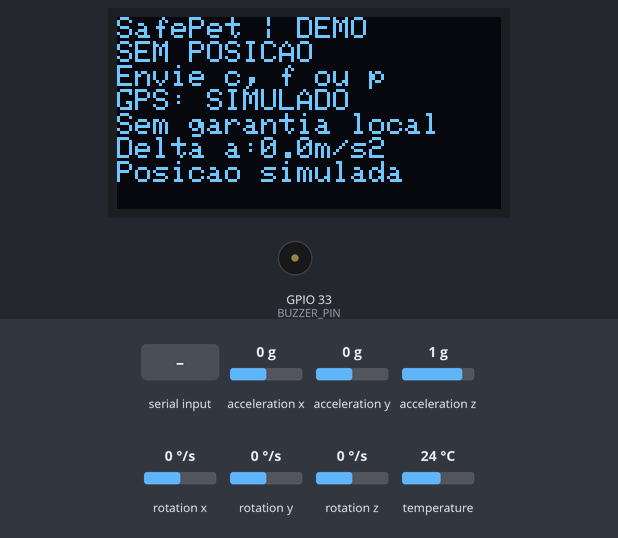
The sketch below on a simulated ESP32. Parts: 128×64 one-colour display, buzzer (waves = sounding). The test bench sets the inputs (shaded band); at power-on: acceleration x 0 g, acceleration y 0 g, acceleration z 1 g, rotation x 0 °/s, rotation y 0 °/s, rotation z 0 °/s, temperature 24 °C. What the sketch prints to the serial monitor is not drawn.

Above: at 1.2 s.
1.3 s: "f\n" received over Serial
At 1.74 s:
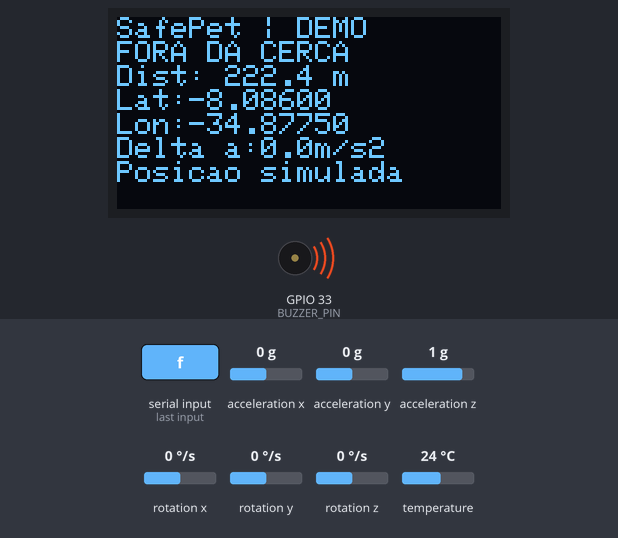
3.6 s: "c\n" received over Serial
At 4.4 s:
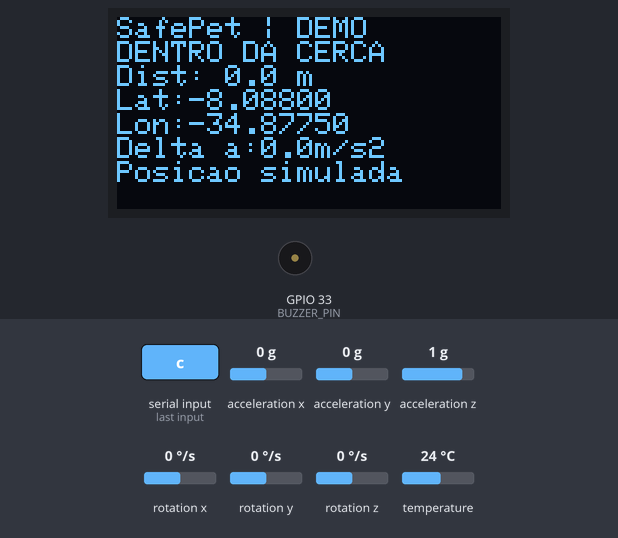
5.2 s: "s\n" received over Serial
At 5.6 s:
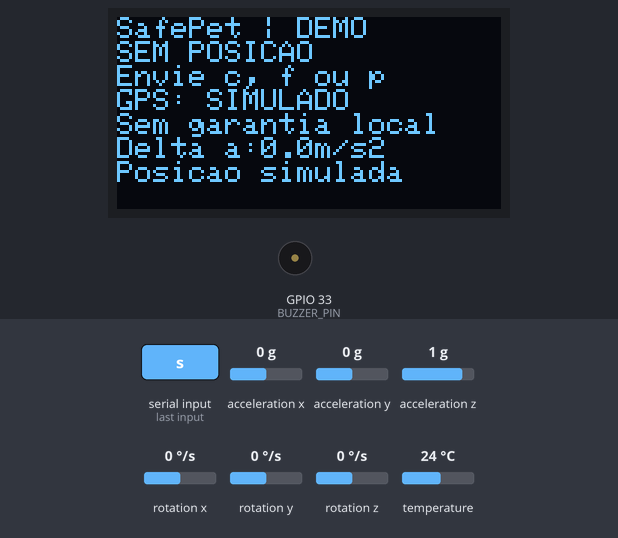
6.7 s: acceleration x set to -1.4 g
At 7.5 s:
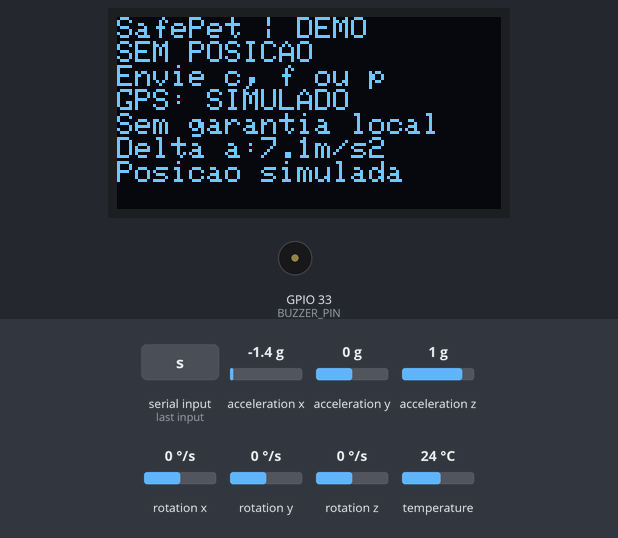
8.5 s: acceleration y set to -1.4 g
At 9.6 s:
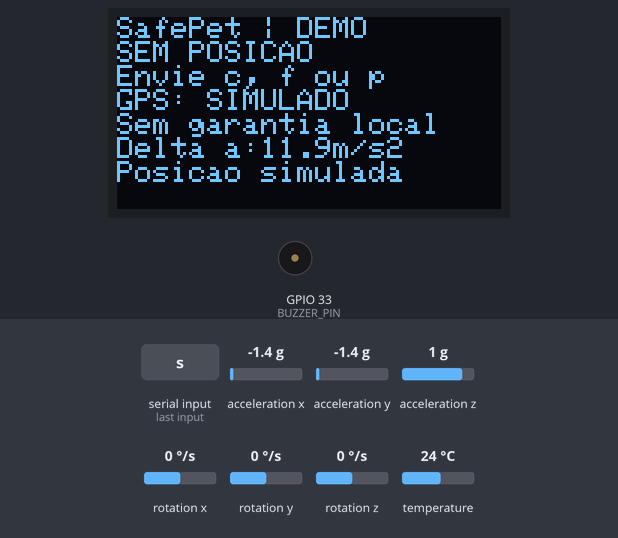
10.2 s: acceleration z set to -1.4 g
At 10.8 s:
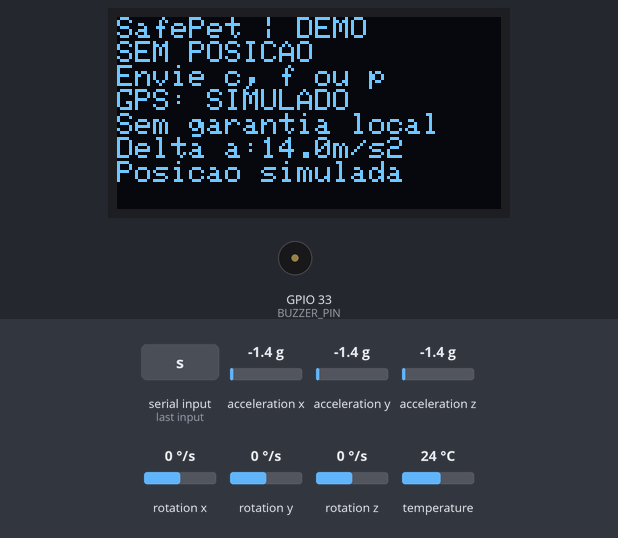
Timing chart, 0 to 12.7 s (numbered marks = the images above; inputs shaded):
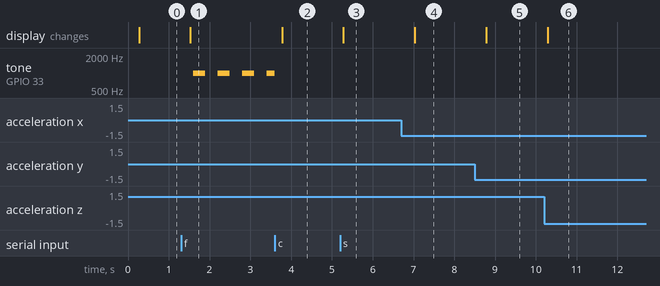

The sketch:

sketch.ino
```cpp
/**
 * SafePet - demonstrador academico ESP32 / Wokwi.
 * Equipe: Marcos Vinicius, Jailton Alves, Guilherme Monteiro, Gabriel Cordeiro.
 * Evolucao do esboco da equipe: https://wokwi.com/projects/476617832747866113
 * POSICAO SIMULADA via Serial. MPU6050 mede aceleracao, NAO latitude/longitude.
 * Nao implementa GPS, rede, aplicativo nem rastreamento real.
 * Comandos terminados em Enter: c (casa), f (fora), p LAT LON, s (sem posicao), h.
 */
#include <Wire.h>
#include <Adafruit_GFX.h>
#include <Adafruit_SSD1306.h>
#include <Adafruit_MPU6050.h>
#include <Adafruit_Sensor.h>
#include "geofence.h"

constexpr uint8_t BUZZER_PIN=33;
constexpr uint32_t SAMPLE_MS=200, DISPLAY_MS=250, BEEP_MS=300;
constexpr uint32_t POSITION_TIMEOUT_MS=30000; // exige renovar a entrada simulada
Adafruit_SSD1306 display(128,64,&Wire,-1);
Adafruit_MPU6050 mpu;
bool displayOk=false, sensorOk=false, positionValid=false, escaped=false, sounding=false;
double latitude=SafePet::BASE_LAT, longitude=SafePet::BASE_LON, distanceM=0;
float accelerationDelta=0;
uint32_t lastPosition=0, lastSample=0, lastDisplay=0, lastBeep=0;
char command[80];
size_t commandLength=0;
bool commandOverflow=false;

// Atualiza a cerca somente depois de receber uma posicao valida.
void updatePosition(double lat,double lon) {
  latitude=lat; longitude=lon;
  distanceM=SafePet::distanceMeters(lat,lon);
  escaped=SafePet::nextAlert(escaped,distanceM);
  positionValid=true; lastPosition=millis();
  Serial.printf("SIM: %.6f %.6f | %.1f m | %s\n",lat,lon,distanceM,escaped?"FORA":"DENTRO");
}
void printHelp() {
  Serial.println("SAFEPET DEMO | localizacao SIMULADA, sem GPS");
  Serial.println("c=casa | f=fora | p LAT LON | s=sem posicao | h=ajuda");
  Serial.println("Envie Enter. Posicao expira em 30 s. Cerca: sai >100m, volta <=80m.");
}
// Entradas desconhecidas nao alteram o estado nem simulam fuga.
void executeCommand(const char* line) {
  if (!strcmp(line,"c")) updatePosition(SafePet::BASE_LAT,SafePet::BASE_LON);
  else if (!strcmp(line,"f")) updatePosition(SafePet::BASE_LAT+0.002,SafePet::BASE_LON);
  else if (!strcmp(line,"s")) { positionValid=false; Serial.println("SEM POSICAO"); }
  else if (!strcmp(line,"h")) printHelp();
  else {
    double lat,lon;
    if (SafePet::parsePosition(line,lat,lon)) updatePosition(lat,lon);
    else Serial.println("Comando invalido. Use h. Estado preservado.");
  }
}
// Buffer limitado e leitura sem readString()/timeout. CRLF nao gera dois comandos.
void readCommands() {
  while (Serial.available()) {
    char c=(char)Serial.read();
    if (c=='\r') continue;
    if (c=='\n') {
      command[commandLength]='\0';
      if (commandOverflow) Serial.println("Comando longo demais: descartado.");
      else if (commandLength) executeCommand(command);
      commandLength=0; commandOverflow=false;
    } else if (!commandOverflow) {
      if (commandLength<sizeof(command)-1) command[commandLength++]=c;
      else commandOverflow=true;
    }
  }
}
// Sensor complementar: desvio da magnitude de aceleracao em relacao a 1 g.
// Indicador didatico, sem diagnostico de saude ou classificacao validada de atividade.
void readMotion(uint32_t now) {
  if (!sensorOk || uint32_t(now-lastSample)<SAMPLE_MS) return;
  lastSample=now;
  Wire.beginTransmission(0x68);
  if (Wire.endTransmission()!=0) { sensorOk=false; Serial.println("MPU6050 desconectado"); return; }
  sensors_event_t a,g,t;
  if (!mpu.getEvent(&a,&g,&t)) { sensorOk=false; Serial.println("Falha na leitura MPU6050"); return; }
  accelerationDelta=fabsf(sqrtf(a.acceleration.x*a.acceleration.x + a.acceleration.y*a.acceleration.y + a.acceleration.z*a.acceleration.z)-9.80665f);
}
// Alarme local intermitente, sem delay bloqueante. Sem posicao nao significa seguro.
void updateBuzzer(uint32_t now) {
  bool alarm=positionValid && escaped;
  if (!alarm) { if (sounding) noTone(BUZZER_PIN); sounding=false; lastBeep=now; return; }
  if (uint32_t(now-lastBeep)>=BEEP_MS) {
    lastBeep=now; sounding=!sounding;
    if (sounding) tone(BUZZER_PIN,1000); else noTone(BUZZER_PIN);
  }
}
// OLED ASCII para compatibilidade com a fonte padrao da biblioteca.
void updateDisplay(uint32_t now) {
  if (!displayOk || uint32_t(now-lastDisplay)<DISPLAY_MS) return;
  lastDisplay=now; display.clearDisplay(); display.setCursor(0,0);
  display.println("SafePet | DEMO");
  display.println(!positionValid?"SEM POSICAO":(escaped?"FORA DA CERCA":"DENTRO DA CERCA"));
  if (positionValid) {
    display.print("Dist: "); display.print(distanceM,1); display.println(" m");
    display.print("Lat:"); display.println(latitude,5);
    display.print("Lon:"); display.println(longitude,5);
  } else {
    display.println("Envie c, f ou p"); display.println("GPS: SIMULADO"); display.println("Sem garantia local");
  }
  if (!sensorOk) display.println("MPU: FALHA");
  else { display.print("Delta a:"); display.print(accelerationDelta,1); display.println("m/s2"); }
  display.println("Posicao simulada"); display.display();
}
void setup() {
  Serial.begin(115200); pinMode(BUZZER_PIN,OUTPUT); noTone(BUZZER_PIN);
  Wire.begin(21,22);
  displayOk=display.begin(SSD1306_SWITCHCAPVCC,0x3C);
  if (displayOk) { display.clearDisplay(); display.setTextSize(1); display.setTextColor(SSD1306_WHITE); }
  else Serial.println("Falha OLED: use o terminal para diagnostico.");
  sensorOk=mpu.begin(0x68,&Wire);
  if (sensorOk) { mpu.setAccelerometerRange(MPU6050_RANGE_4_G); mpu.setFilterBandwidth(MPU6050_BAND_21_HZ); }
  else Serial.println("Falha MPU6050: confira ligacoes e reinicie.");
  printHelp(); // Inicia SEM POSICAO: nunca presume que o animal esta em casa.
}
void loop() {
  readCommands(); uint32_t now=millis();
  if (positionValid && uint32_t(now-lastPosition)>=POSITION_TIMEOUT_MS) {
    positionValid=false; Serial.println("SEM POSICAO: entrada expirou (30 s).");
  }
  readMotion(now); updateBuzzer(now); updateDisplay(now);
}
```

geofence.h
```cpp
#pragma once
#include <math.h>
#include <stdio.h>
#include <string.h>
// Logica pura compartilhada entre firmware e testes em computador.
namespace SafePet {
constexpr double BASE_LAT = -8.0880, BASE_LON = -34.8775;
constexpr double EXIT_METERS = 100.0, RETURN_METERS = 80.0;
// Haversine: distancia aproximada sobre uma Terra esferica, em metros.
inline double distanceMeters(double lat, double lon) {
  constexpr double RAD = 3.14159265358979323846 / 180.0;
  double aLat = (lat - BASE_LAT) * RAD;
  double aLon = (lon - BASE_LON) * RAD;
  double a = sin(aLat/2)*sin(aLat/2) + cos(BASE_LAT*RAD)*cos(lat*RAD)*sin(aLon/2)*sin(aLon/2);
  a = fmax(0.0, fmin(1.0, a));
  return 6371000.0 * 2.0 * atan2(sqrt(a), sqrt(1.0-a));
}
// Histerese: entre 80 e 100 m conserva o estado anterior para reduzir oscilacao.
inline bool nextAlert(bool previous, double meters) {
  return previous ? meters > RETURN_METERS : meters > EXIT_METERS;
}
// Aceita somente "p latitude longitude". Rejeita lixo, NaN, infinito e faixas invalidas.
inline bool parsePosition(const char* line, double& lat, double& lon) {
  if (line[0] != 'p' || line[1] != ' ') return false;
  char extra;
  double a, b;
  if (sscanf(line, "p %lf %lf %c", &a, &b, &extra) != 2) return false;
  if (!isfinite(a) || !isfinite(b) || a < -90 || a > 90 || b < -180 || b > 180) return false;
  lat=a; lon=b; return true;
}
}
```

Measured:
- after the input at 1.3 s, tone on GPIO 33 (BUZZER_PIN): alternates 1000 Hz for 0.30 s and silent for 0.30 s, starting after 0.30 s; the display: changes after 0.23 s (image 1)
- after the input at 3.6 s, the display: changes after 0.18 s (image 2)
- after the input at 5.2 s, the display: changes after 0.08 s (image 3)
- after the input at 6.7 s, the display: changes after 0.33 s (image 4)
- after the input at 8.5 s, the display: changes after 0.28 s (image 5)
- after the input at 10.2 s, the display: changes after 0.09 s (image 6)
